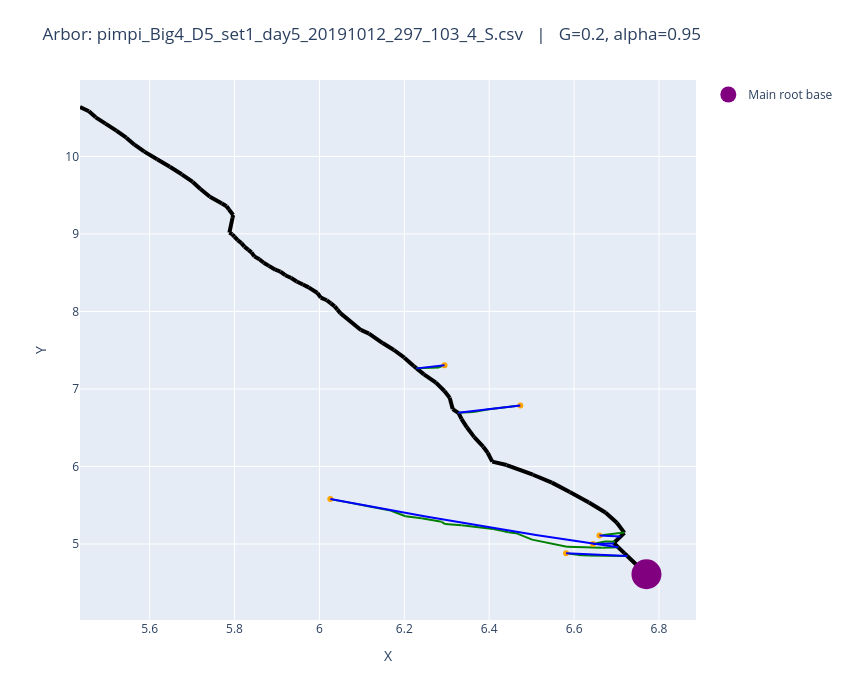

Write notebook code for a chart like this one.
### Code cell
fname = "pimpi_Big4_D5_set1_day5_20191012_297_103_4_S.csv"
plot_arbors(fname, 0.2, 0.95)

### Figure 1 — Plotly figure (JSON) as saved in the notebook; plotly's stock layout.template omitted (floating-point values rounded to 4 significant figures)
{"data": [{"line": {"color": "black", "width": 4}, "mode": "lines", "showlegend": false, "type": "scatter", "x": [6.77, 6.725], "y": [4.61, 4.846]}, {"line": {"color": "black", "width": 4}, "mode": "lines", "showlegend": false, "type": "scatter", "x": [6.725, 6.718], "y": [4.846, 4.882]}, {"line": {"color": "black", "width": 4}, "mode": "lines", "showlegend": false, "type": "scatter", "x": [6.718, 6.704], "y": [4.882, 4.958]}, {"line": {"color": "black", "width": 4}, "mode": "lines", "showlegend": false, "type": "scatter", "x": [6.704, 6.693], "y": [4.958, 5.013]}, {"line": {"color": "black", "width": 4}, "mode": "lines", "showlegend": false, "type": "scatter", "x": [6.693, 6.696], "y": [5.013, 5.029]}, {"line": {"color": "black", "width": 4}, "mode": "lines", "showlegend": false, "type": "scatter", "x": [6.696, 6.719], "y": [5.029, 5.144]}, {"line": {"color": "black", "width": 4}, "mode": "lines", "showlegend": false, "type": "scatter", "x": [6.719, 6.718], "y": [5.144, 5.147]}, {"line": {"color": "black", "width": 4}, "mode": "lines", "showlegend": false, "type": "scatter", "x": [6.718, 6.701], "y": [5.147, 5.274]}, {"line": {"color": "black", "width": 4}, "mode": "lines", "showlegend": false, "type": "scatter", "x": [6.701, 6.674], "y": [5.274, 5.406]}, {"line": {"color": "black", "width": 4}, "mode": "lines", "showlegend": false, "type": "scatter", "x": [6.674, 6.635], "y": [5.406, 5.536]}, {"line": {"color": "black", "width": 4}, "mode": "lines", "showlegend": false, "type": "scatter", "x": [6.635, 6.59], "y": [5.536, 5.672]}, {"line": {"color": "black", "width": 4}, "mode": "lines", "showlegend": false, "type": "scatter", "x": [6.59, 6.548], "y": [5.672, 5.792]}, {"line": {"color": "black", "width": 4}, "mode": "lines", "showlegend": false, "type": "scatter", "x": [6.548, 6.503], "y": [5.792, 5.894]}, {"line": {"color": "black", "width": 4}, "mode": "lines", "showlegend": false, "type": "scatter", "x": [6.503, 6.441], "y": [5.894, 6.019]}, {"line": {"color": "black", "width": 4}, "mode": "lines", "showlegend": false, "type": "scatter", "x": [6.441, 6.407], "y": [6.019, 6.063]}, {"line": {"color": "black", "width": 4}, "mode": "lines", "showlegend": false, "type": "scatter", "x": [6.407, 6.396], "y": [6.063, 6.177]}, {"line": {"color": "black", "width": 4}, "mode": "lines", "showlegend": false, "type": "scatter", "x": [6.396, 6.386], "y": [6.177, 6.255]}, {"line": {"color": "black", "width": 4}, "mode": "lines", "showlegend": false, "type": "scatter", "x": [6.386, 6.365], "y": [6.255, 6.379]}, {"line": {"color": "black", "width": 4}, "mode": "lines", "showlegend": false, "type": "scatter", "x": [6.365, 6.347], "y": [6.379, 6.505]}, {"line": {"color": "black", "width": 4}, "mode": "lines", "showlegend": false, "type": "scatter", "x": [6.347, 6.335], "y": [6.505, 6.615]}, {"line": {"color": "black", "width": 4}, "mode": "lines", "showlegend": false, "type": "scatter", "x": [6.335, 6.328], "y": [6.615, 6.688]}, {"line": {"color": "black", "width": 4}, "mode": "lines", "showlegend": false, "type": "scatter", "x": [6.328, 6.327], "y": [6.688, 6.692]}, {"line": {"color": "black", "width": 4}, "mode": "lines", "showlegend": false, "type": "scatter", "x": [6.327, 6.314], "y": [6.692, 6.741]}, {"line": {"color": "black", "width": 4}, "mode": "lines", "showlegend": false, "type": "scatter", "x": [6.314, 6.307], "y": [6.741, 6.888]}, {"line": {"color": "black", "width": 4}, "mode": "lines", "showlegend": false, "type": "scatter", "x": [6.307, 6.294], "y": [6.888, 6.973]}, {"line": {"color": "black", "width": 4}, "mode": "lines", "showlegend": false, "type": "scatter", "x": [6.294, 6.275], "y": [6.973, 7.082]}, {"line": {"color": "black", "width": 4}, "mode": "lines", "showlegend": false, "type": "scatter", "x": [6.275, 6.246], "y": [7.082, 7.188]}, {"line": {"color": "black", "width": 4}, "mode": "lines", "showlegend": false, "type": "scatter", "x": [6.246, 6.229], "y": [7.188, 7.266]}, {"line": {"color": "black", "width": 4}, "mode": "lines", "showlegend": false, "type": "scatter", "x": [6.229, 6.222], "y": [7.266, 7.296]}, {"line": {"color": "black", "width": 4}, "mode": "lines", "showlegend": false, "type": "scatter", "x": [6.222, 6.2], "y": [7.296, 7.404]}, {"line": {"color": "black", "width": 4}, "mode": "lines", "showlegend": false, "type": "scatter", "x": [6.2, 6.176], "y": [7.404, 7.502]}, {"line": {"color": "black", "width": 4}, "mode": "lines", "showlegend": false, "type": "scatter", "x": [6.176, 6.149], "y": [7.502, 7.592]}, {"line": {"color": "black", "width": 4}, "mode": "lines", "showlegend": false, "type": "scatter", "x": [6.149, 6.117], "y": [7.592, 7.715]}, {"line": {"color": "black", "width": 4}, "mode": "lines", "showlegend": false, "type": "scatter", "x": [6.117, 6.098], "y": [7.715, 7.761]}, {"line": {"color": "black", "width": 4}, "mode": "lines", "showlegend": false, "type": "scatter", "x": [6.098, 6.049], "y": [7.761, 7.978]}, {"line": {"color": "black", "width": 4}, "mode": "lines", "showlegend": false, "type": "scatter", "x": [6.049, 6.042], "y": [7.978, 8.023]}, {"line": {"color": "black", "width": 4}, "mode": "lines", "showlegend": false, "type": "scatter", "x": [6.042, 6.036], "y": [8.023, 8.065]}, {"line": {"color": "black", "width": 4}, "mode": "lines", "showlegend": false, "type": "scatter", "x": [6.036, 6.027], "y": [8.065, 8.104]}, {"line": {"color": "black", "width": 4}, "mode": "lines", "showlegend": false, "type": "scatter", "x": [6.027, 6.017], "y": [8.104, 8.145]}, {"line": {"color": "black", "width": 4}, "mode": "lines", "showlegend": false, "type": "scatter", "x": [6.017, 6.003], "y": [8.145, 8.179]}, {"line": {"color": "black", "width": 4}, "mode": "lines", "showlegend": false, "type": "scatter", "x": [6.003, 5.995], "y": [8.179, 8.238]}, {"line": {"color": "black", "width": 4}, "mode": "lines", "showlegend": false, "type": "scatter", "x": [5.995, 5.975], "y": [8.238, 8.31]}, {"line": {"color": "black", "width": 4}, "mode": "lines", "showlegend": false, "type": "scatter", "x": [5.975, 5.961], "y": [8.31, 8.347]}, {"line": {"color": "black", "width": 4}, "mode": "lines", "showlegend": false, "type": "scatter", "x": [5.961, 5.946], "y": [8.347, 8.387]}, {"line": {"color": "black", "width": 4}, "mode": "lines", "showlegend": false, "type": "scatter", "x": [5.946, 5.934], "y": [8.387, 8.431]}, {"line": {"color": "black", "width": 4}, "mode": "lines", "showlegend": false, "type": "scatter", "x": [5.934, 5.92], "y": [8.431, 8.467]}, {"line": {"color": "black", "width": 4}, "mode": "lines", "showlegend": false, "type": "scatter", "x": [5.92, 5.908], "y": [8.467, 8.515]}, {"line": {"color": "black", "width": 4}, "mode": "lines", "showlegend": false, "type": "scatter", "x": [5.908, 5.896], "y": [8.515, 8.538]}, {"line": {"color": "black", "width": 4}, "mode": "lines", "showlegend": false, "type": "scatter", "x": [5.896, 5.881], "y": [8.538, 8.588]}, {"line": {"color": "black", "width": 4}, "mode": "lines", "showlegend": false, "type": "scatter", "x": [5.881, 5.869], "y": [8.588, 8.629]}, {"line": {"color": "black", "width": 4}, "mode": "lines", "showlegend": false, "type": "scatter", "x": [5.869, 5.859], "y": [8.629, 8.673]}, {"line": {"color": "black", "width": 4}, "mode": "lines", "showlegend": false, "type": "scatter", "x": [5.859, 5.847], "y": [8.673, 8.711]}, {"line": {"color": "black", "width": 4}, "mode": "lines", "showlegend": false, "type": "scatter", "x": [5.847, 5.84], "y": [8.711, 8.762]}, {"line": {"color": "black", "width": 4}, "mode": "lines", "showlegend": false, "type": "scatter", "x": [5.84, 5.833], "y": [8.762, 8.795]}, {"line": {"color": "black", "width": 4}, "mode": "lines", "showlegend": false, "type": "scatter", "x": [5.833, 5.823], "y": [8.795, 8.836]}, {"line": {"color": "black", "width": 4}, "mode": "lines", "showlegend": false, "type": "scatter", "x": [5.823, 5.816], "y": [8.836, 8.881]}, {"line": {"color": "black", "width": 4}, "mode": "lines", "showlegend": false, "type": "scatter", "x": [5.816, 5.807], "y": [8.881, 8.919]}, {"line": {"color": "black", "width": 4}, "mode": "lines", "showlegend": false, "type": "scatter", "x": [5.807, 5.8], "y": [8.919, 8.964]}, {"line": {"color": "black", "width": 4}, "mode": "lines", "showlegend": false, "type": "scatter", "x": [5.8, 5.795], "y": [8.964, 8.995]}, {"line": {"color": "black", "width": 4}, "mode": "lines", "showlegend": false, "type": "scatter", "x": [5.795, 5.788], "y": [8.995, 9.017]}, {"line": {"color": "black", "width": 4}, "mode": "lines", "showlegend": false, "type": "scatter", "x": [5.788, 5.795], "y": [9.017, 9.208]}, {"line": {"color": "black", "width": 4}, "mode": "lines", "showlegend": false, "type": "scatter", "x": [5.795, 5.797], "y": [9.208, 9.244]}, {"line": {"color": "black", "width": 4}, "mode": "lines", "showlegend": false, "type": "scatter", "x": [5.797, 5.787], "y": [9.244, 9.315]}, {"line": {"color": "black", "width": 4}, "mode": "lines", "showlegend": false, "type": "scatter", "x": [5.787, 5.781], "y": [9.315, 9.357]}, {"line": {"color": "black", "width": 4}, "mode": "lines", "showlegend": false, "type": "scatter", "x": [5.781, 5.77], "y": [9.357, 9.392]}, {"line": {"color": "black", "width": 4}, "mode": "lines", "showlegend": false, "type": "scatter", "x": [5.77, 5.742], "y": [9.392, 9.479]}, {"line": {"color": "black", "width": 4}, "mode": "lines", "showlegend": false, "type": "scatter", "x": [5.742, 5.72], "y": [9.479, 9.58]}, {"line": {"color": "black", "width": 4}, "mode": "lines", "showlegend": false, "type": "scatter", "x": [5.72, 5.702], "y": [9.58, 9.671]}, {"line": {"color": "black", "width": 4}, "mode": "lines", "showlegend": false, "type": "scatter", "x": [5.702, 5.676], "y": [9.671, 9.77]}, {"line": {"color": "black", "width": 4}, "mode": "lines", "showlegend": false, "type": "scatter", "x": [5.676, 5.648], "y": [9.77, 9.867]}, {"line": {"color": "black", "width": 4}, "mode": "lines", "showlegend": false, "type": "scatter", "x": [5.648, 5.618], "y": [9.867, 9.965]}, {"line": {"color": "black", "width": 4}, "mode": "lines", "showlegend": false, "type": "scatter", "x": [5.618, 5.588], "y": [9.965, 10.06]}, {"line": {"color": "black", "width": 4}, "mode": "lines", "showlegend": false, "type": "scatter", "x": [5.588, 5.564], "y": [10.06, 10.15]}, {"line": {"color": "black", "width": 4}, "mode": "lines", "showlegend": false, "type": "scatter", "x": [5.564, 5.545], "y": [10.15, 10.24]}, {"line": {"color": "black", "width": 4}, "mode": "lines", "showlegend": false, "type": "scatter", "x": [5.545, 5.522], "y": [10.24, 10.33]}, {"line": {"color": "black", "width": 4}, "mode": "lines", "showlegend": false, "type": "scatter", "x": [5.522, 5.496], "y": [10.33, 10.42]}, {"line": {"color": "black", "width": 4}, "mode": "lines", "showlegend": false, "type": "scatter", "x": [5.496, 5.473], "y": [10.42, 10.5]}, {"line": {"color": "black", "width": 4}, "mode": "lines", "showlegend": false, "type": "scatter", "x": [5.473, 5.457], "y": [10.5, 10.58]}, {"line": {"color": "black", "width": 4}, "mode": "lines", "showlegend": false, "type": "scatter", "x": [5.457, 5.436], "y": [10.58, 10.64]}, {"line": {"color": "green", "width": 2}, "mode": "lines", "showlegend": false, "type": "scatter", "x": [6.66, 6.717], "y": [5.109, 5.147]}, {"line": {"color": "green", "width": 2}, "mode": "lines", "showlegend": false, "type": "scatter", "x": [6.717, 6.718], "y": [5.147, 5.147]}, {"line": {"color": "green", "width": 2}, "mode": "lines", "showlegend": false, "type": "scatter", "x": [6.645, 6.673], "y": [5.001, 5.034]}, {"line": {"color": "green", "width": 2}, "mode": "lines", "showlegend": false, "type": "scatter", "x": [6.673, 6.696], "y": [5.034, 5.029]}, {"line": {"color": "green", "width": 2}, "mode": "lines", "showlegend": false, "type": "scatter", "x": [6.026, 6.045], "y": [5.581, 5.559]}, {"line": {"color": "green", "width": 2}, "mode": "lines", "showlegend": false, "type": "scatter", "x": [6.045, 6.08], "y": [5.559, 5.524]}, {"line": {"color": "green", "width": 2}, "mode": "lines", "showlegend": false, "type": "scatter", "x": [6.08, 6.115], "y": [5.524, 5.486]}, {"line": {"color": "green", "width": 2}, "mode": "lines", "showlegend": false, "type": "scatter", "x": [6.115, 6.168], "y": [5.486, 5.433]}, {"line": {"color": "green", "width": 2}, "mode": "lines", "showlegend": false, "type": "scatter", "x": [6.168, 6.203], "y": [5.433, 5.358]}, {"line": {"color": "green", "width": 2}, "mode": "lines", "showlegend": false, "type": "scatter", "x": [6.203, 6.241], "y": [5.358, 5.332]}, {"line": {"color": "green", "width": 2}, "mode": "lines", "showlegend": false, "type": "scatter", "x": [6.241, 6.288], "y": [5.332, 5.286]}, {"line": {"color": "green", "width": 2}, "mode": "lines", "showlegend": false, "type": "scatter", "x": [6.288, 6.296], "y": [5.286, 5.257]}, {"line": {"color": "green", "width": 2}, "mode": "lines", "showlegend": false, "type": "scatter", "x": [6.296, 6.335], "y": [5.257, 5.241]}, {"line": {"color": "green", "width": 2}, "mode": "lines", "showlegend": false, "type": "scatter", "x": [6.335, 6.41], "y": [5.241, 5.194]}, {"line": {"color": "green", "width": 2}, "mode": "lines", "showlegend": false, "type": "scatter", "x": [6.41, 6.43], "y": [5.194, 5.169]}, {"line": {"color": "green", "width": 2}, "mode": "lines", "showlegend": false, "type": "scatter", "x": [6.43, 6.445], "y": [5.169, 5.151]}, {"line": {"color": "green", "width": 2}, "mode": "lines", "showlegend": false, "type": "scatter", "x": [6.445, 6.463], "y": [5.151, 5.14]}, {"line": {"color": "green", "width": 2}, "mode": "lines", "showlegend": false, "type": "scatter", "x": [6.463, 6.501], "y": [5.14, 5.056]}, {"line": {"color": "green", "width": 2}, "mode": "lines", "showlegend": false, "type": "scatter", "x": [6.501, 6.583], "y": [5.056, 4.963]}, {"line": {"color": "green", "width": 2}, "mode": "lines", "showlegend": false, "type": "scatter", "x": [6.583, 6.667], "y": [4.963, 4.951]}, {"line": {"color": "green", "width": 2}, "mode": "lines", "showlegend": false, "type": "scatter", "x": [6.667, 6.704], "y": [4.951, 4.958]}, {"line": {"color": "green", "width": 2}, "mode": "lines", "showlegend": false, "type": "scatter", "x": [6.581, 6.608], "y": [4.88, 4.86]}, {"line": {"color": "green", "width": 2}, "mode": "lines", "showlegend": false, "type": "scatter", "x": [6.608, 6.634], "y": [4.86, 4.851]}, {"line": {"color": "green", "width": 2}, "mode": "lines", "showlegend": false, "type": "scatter", "x": [6.634, 6.72], "y": [4.851, 4.845]}, {"line": {"color": "green", "width": 2}, "mode": "lines", "showlegend": false, "type": "scatter", "x": [6.72, 6.725], "y": [4.845, 4.846]}, {"line": {"color": "green", "width": 2}, "mode": "lines", "showlegend": false, "type": "scatter", "x": [6.295, 6.282], "y": [7.307, 7.278]}, {"line": {"color": "green", "width": 2}, "mode": "lines", "showlegend": false, "type": "scatter", "x": [6.282, 6.229], "y": [7.278, 7.266]}, {"line": {"color": "green", "width": 2}, "mode": "lines", "showlegend": false, "type": "scatter", "x": [6.473, 6.399], "y": [6.788, 6.737]}, {"line": {"color": "green", "width": 2}, "mode": "lines", "showlegend": false, "type": "scatter", "x": [6.399, 6.363], "y": [6.737, 6.701]}, {"line": {"color": "green", "width": 2}, "mode": "lines", "showlegend": false, "type": "scatter", "x": [6.363, 6.327], "y": [6.701, 6.692]}, {"marker": {"color": "orange"}, "mode": "markers", "showlegend": false, "type": "scatter", "x": [6.66], "y": [5.109]}, {"marker": {"color": "orange"}, "mode": "markers", "showlegend": false, "type": "scatter", "x": [6.645], "y": [5.001]}, {"marker": {"color": "orange"}, "mode": "markers", "showlegend": false, "type": "scatter", "x": [6.026], "y": [5.581]}, {"marker": {"color": "orange"}, "mode": "markers", "showlegend": false, "type": "scatter", "x": [6.581], "y": [4.88]}, {"marker": {"color": "orange"}, "mode": "markers", "showlegend": false, "type": "scatter", "x": [6.295], "y": [7.307]}, {"marker": {"color": "orange"}, "mode": "markers", "showlegend": false, "type": "scatter", "x": [6.473], "y": [6.788]}, {"marker": {"color": "purple", "size": 30}, "mode": "markers", "name": "Main root base", "type": "scatter", "x": [6.77], "y": [4.61]}, {"line": {"color": "blue"}, "mode": "lines", "showlegend": false, "type": "scatter", "x": [6.66, 6.661, 6.662, 6.663, 6.664, 6.665, 6.666, 6.667, 6.668, 6.669, 6.67, 6.671, 6.672, 6.673, 6.674, 6.675, 6.676, 6.677, 6.678, 6.679, 6.68, 6.681, 6.682, 6.683, 6.684, 6.685, 6.686, 6.687, 6.688, 6.689, 6.69, 6.691, 6.692, 6.693, 6.694, 6.695, 6.696, 6.697, 6.698, 6.699, 6.7, 6.701, 6.702, 6.703, 6.704, 6.706, 6.707, 6.708, 6.709, 6.71], "y": [5.109, 5.109, 5.109, 5.109, 5.108, 5.108, 5.108, 5.108, 5.107, 5.107, 5.107, 5.107, 5.106, 5.106, 5.106, 5.106, 5.105, 5.105, 5.105, 5.105, 5.104, 5.104, 5.104, 5.104, 5.103, 5.103, 5.103, 5.103, 5.102, 5.102, 5.102, 5.102, 5.101, 5.101, 5.101, 5.101, 5.1, 5.1, 5.1, 5.1, 5.099, 5.099, 5.099, 5.099, 5.098, 5.098, 5.098, 5.098, 5.097, 5.097]}, {"line": {"color": "blue"}, "mode": "lines", "showlegend": false, "type": "scatter", "x": [6.645, 6.646, 6.647, 6.648, 6.649, 6.65, 6.651, 6.652, 6.653, 6.654, 6.655, 6.656, 6.657, 6.658, 6.659, 6.66, 6.661, 6.662, 6.663, 6.664, 6.665, 6.666, 6.667, 6.668, 6.669, 6.67, 6.671, 6.672, 6.673, 6.674, 6.675, 6.676, 6.677, 6.678, 6.679, 6.68, 6.681, 6.682, 6.683, 6.684, 6.685, 6.686, 6.687, 6.688, 6.689, 6.69, 6.691, 6.692, 6.693, 6.694], "y": [5.001, 5.001, 5.001, 5.001, 5.001, 5.002, 5.002, 5.002, 5.002, 5.002, 5.002, 5.002, 5.003, 5.003, 5.003, 5.003, 5.003, 5.003, 5.003, 5.003, 5.004, 5.004, 5.004, 5.004, 5.004, 5.004, 5.004, 5.005, 5.005, 5.005, 5.005, 5.005, 5.005, 5.005, 5.006, 5.006, 5.006, 5.006, 5.006, 5.006, 5.007, 5.007, 5.007, 5.007, 5.007, 5.007, 5.007, 5.008, 5.008, 5.008]}, {"line": {"color": "blue"}, "mode": "lines", "showlegend": false, "type": "scatter", "x": [6.026, 6.04, 6.053, 6.067, 6.081, 6.095, 6.109, 6.123, 6.136, 6.15, 6.164, 6.178, 6.192, 6.206, 6.219, 6.233, 6.247, 6.261, 6.275, 6.289, 6.302, 6.316, 6.33, 6.344, 6.358, 6.372, 6.386, 6.399, 6.413, 6.427, 6.441, 6.455, 6.469, 6.482, 6.496, 6.51, 6.524, 6.538, 6.552, 6.565, 6.579, 6.593, 6.607, 6.621, 6.635, 6.648, 6.662, 6.676, 6.69, 6.704], "y": [5.581, 5.567, 5.552, 5.538, 5.523, 5.509, 5.495, 5.481, 5.467, 5.453, 5.439, 5.425, 5.412, 5.398, 5.384, 5.371, 5.357, 5.344, 5.331, 5.318, 5.305, 5.292, 5.279, 5.266, 5.253, 5.24, 5.228, 5.215, 5.203, 5.19, 5.178, 5.166, 5.153, 5.141, 5.129, 5.117, 5.105, 5.094, 5.082, 5.07, 5.059, 5.047, 5.036, 5.024, 5.013, 5.002, 4.991, 4.98, 4.969, 4.958]}, {"line": {"color": "blue"}, "mode": "lines", "showlegend": false, "type": "scatter", "x": [6.581, 6.584, 6.587, 6.59, 6.593, 6.596, 6.599, 6.602, 6.605, 6.608, 6.611, 6.614, 6.616, 6.619, 6.622, 6.625, 6.628, 6.631, 6.634, 6.637, 6.64, 6.643, 6.646, 6.649, 6.652, 6.655, 6.658, 6.661, 6.664, 6.666, 6.669, 6.672, 6.675, 6.678, 6.681, 6.684, 6.687, 6.69, 6.693, 6.696, 6.699, 6.702, 6.705, 6.708, 6.711, 6.714, 6.716, 6.719, 6.722, 6.725], "y": [4.88, 4.879, 4.879, 4.878, 4.877, 4.876, 4.876, 4.875, 4.874, 4.873, 4.873, 4.872, 4.871, 4.87, 4.87, 4.869, 4.868, 4.867, 4.867, 4.866, 4.865, 4.864, 4.864, 4.863, 4.862, 4.862, 4.861, 4.86, 4.86, 4.859, 4.858, 4.857, 4.857, 4.856, 4.855, 4.855, 4.854, 4.853, 4.853, 4.852, 4.851, 4.851, 4.85, 4.85, 4.849, 4.848, 4.848, 4.847, 4.846, 4.846]}, {"line": {"color": "blue"}, "mode": "lines", "showlegend": false, "type": "scatter", "x": [6.229, 6.23, 6.232, 6.233, 6.234, 6.236, 6.237, 6.238, 6.24, 6.241, 6.242, 6.244, 6.245, 6.246, 6.248, 6.249, 6.25, 6.252, 6.253, 6.254, 6.256, 6.257, 6.258, 6.26, 6.261, 6.263, 6.264, 6.265, 6.267, 6.268, 6.269, 6.271, 6.272, 6.273, 6.275, 6.276, 6.277, 6.279, 6.28, 6.281, 6.283, 6.284, 6.285, 6.287, 6.288, 6.289, 6.291, 6.292, 6.293, 6.295], "y": [7.266, 7.266, 7.267, 7.268, 7.269, 7.27, 7.271, 7.271, 7.272, 7.273, 7.274, 7.275, 7.276, 7.277, 7.277, 7.278, 7.279, 7.28, 7.281, 7.282, 7.282, 7.283, 7.284, 7.285, 7.286, 7.287, 7.288, 7.288, 7.289, 7.29, 7.291, 7.292, 7.293, 7.294, 7.294, 7.295, 7.296, 7.297, 7.298, 7.299, 7.3, 7.3, 7.301, 7.302, 7.303, 7.304, 7.305, 7.306, 7.306, 7.307]}, {"line": {"color": "blue"}, "mode": "lines", "showlegend": false, "type": "scatter", "x": [6.327, 6.33, 6.333, 6.336, 6.339, 6.342, 6.345, 6.348, 6.351, 6.354, 6.357, 6.36, 6.363, 6.366, 6.369, 6.372, 6.375, 6.378, 6.381, 6.384, 6.387, 6.39, 6.393, 6.396, 6.399, 6.402, 6.405, 6.408, 6.411, 6.414, 6.417, 6.42, 6.423, 6.426, 6.429, 6.432, 6.435, 6.438, 6.441, 6.444, 6.446, 6.449, 6.452, 6.455, 6.458, 6.461, 6.464, 6.467, 6.47, 6.473], "y": [6.692, 6.694, 6.696, 6.697, 6.699, 6.701, 6.703, 6.705, 6.707, 6.709, 6.711, 6.713, 6.715, 6.717, 6.718, 6.72, 6.722, 6.724, 6.726, 6.728, 6.73, 6.732, 6.734, 6.736, 6.738, 6.74, 6.742, 6.744, 6.746, 6.748, 6.75, 6.752, 6.754, 6.756, 6.758, 6.76, 6.762, 6.764, 6.766, 6.768, 6.77, 6.772, 6.774, 6.776, 6.778, 6.78, 6.782, 6.784, 6.786, 6.788]}], "layout": {"annotations": [{"font": {"size": 14}, "showarrow": false, "text": "", "x": 0.5, "xref": "paper", "y": -0.1, "yref": "paper"}], "height": 700, "margin": {"b": 80, "t": 80}, "title": {"text": "Arbor: pimpi_Big4_D5_set1_day5_20191012_297_103_4_S.csv   |   G=0.2, alpha=0.95"}, "width": 850, "xaxis": {"title": {"text": "X"}}, "yaxis": {"title": {"text": "Y"}}}}
